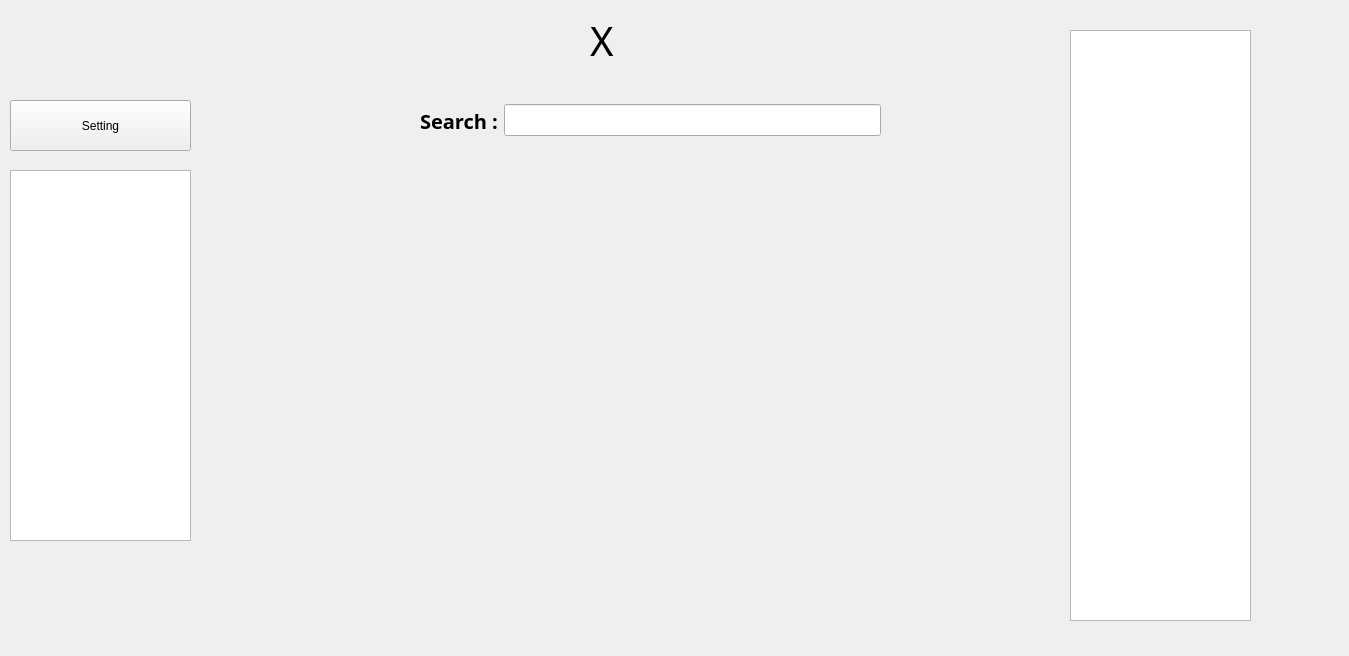
<?xml version="1.0" encoding="UTF-8"?>
<ui version="4.0">
 <class>PersonalAccount</class>
 <widget class="QWidget" name="PersonalAccount">
  <property name="geometry">
   <rect>
    <x>0</x>
    <y>0</y>
    <width>1349</width>
    <height>656</height>
   </rect>
  </property>
  <property name="windowTitle">
   <string>Form</string>
  </property>
  <widget class="QLabel" name="label">
   <property name="geometry">
    <rect>
     <x>590</x>
     <y>0</y>
     <width>41</width>
     <height>81</height>
    </rect>
   </property>
   <property name="font">
    <font>
     <family>Segoe Print</family>
     <pointsize>30</pointsize>
    </font>
   </property>
   <property name="text">
    <string>X</string>
   </property>
  </widget>
  <widget class="QListWidget" name="listWidget">
   <property name="geometry">
    <rect>
     <x>1070</x>
     <y>30</y>
     <width>181</width>
     <height>591</height>
    </rect>
   </property>
  </widget>
  <widget class="QPushButton" name="SettingButton">
   <property name="geometry">
    <rect>
     <x>10</x>
     <y>100</y>
     <width>181</width>
     <height>51</height>
    </rect>
   </property>
   <property name="text">
    <string>Setting</string>
   </property>
  </widget>
  <widget class="QListWidget" name="SettingListWidget">
   <property name="geometry">
    <rect>
     <x>10</x>
     <y>170</y>
     <width>181</width>
     <height>371</height>
    </rect>
   </property>
  </widget>
  <widget class="QWidget" name="">
   <property name="geometry">
    <rect>
     <x>420</x>
     <y>80</y>
     <width>461</width>
     <height>81</height>
    </rect>
   </property>
   <property name="font">
    <font>
     <pointsize>15</pointsize>
    </font>
   </property>
   <layout class="QHBoxLayout" name="horizontalLayout">
    <item>
     <widget class="QLabel" name="SearchLabel">
      <property name="font">
       <font>
        <family>Segoe UI Semibold</family>
        <pointsize>15</pointsize>
        <bold>true</bold>
       </font>
      </property>
      <property name="text">
       <string>Search :</string>
      </property>
     </widget>
    </item>
    <item>
     <widget class="QLineEdit" name="SearchLineEdit">
      <property name="font">
       <font>
        <pointsize>15</pointsize>
       </font>
      </property>
     </widget>
    </item>
   </layout>
  </widget>
 </widget>
 <resources/>
 <connections/>
</ui>
